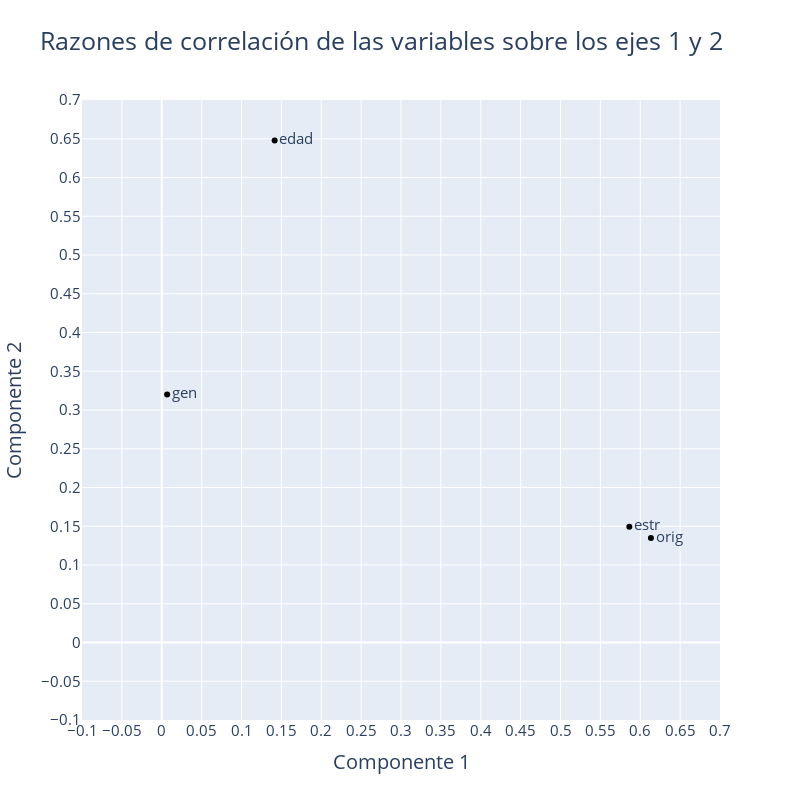

The notebook cell this image was saved under:
### Markdown cell above
### Razones de correlación sobre el plano factorial 1-2

### Code cell
# Crear la figura
fig = go.Figure()

# Agregar la gráfica de dispersión del DataFrame corr_rat para usando los ejes Componente 1 y Componente 2
fig.add_trace(go.Scatter(x=corr_rat['Componente 1'], y=corr_rat['Componente 2'],
                         mode='markers+text', text=corr_rat.index,
                         marker=dict(size=6, color='black'),
                         textposition='middle right',
                         name='Razones de correlación de las variables sobre los ejes 1 y 2',
                         textfont=dict(size=15)))

# Actualizar el diseño de la figura
fig.update_layout(width=800, height=800,
                  title='Razones de correlación de las variables sobre los ejes 1 y 2',
                  xaxis=dict(dtick=0.05, range=[-0.1,0.7], title='Componente 1',
                             title_font=dict(size=20), tickfont=dict(size=15)),
                  yaxis=dict(dtick=0.05, range=[-0.1,0.7], title='Componente 2',
                             title_font=dict(size=20), tickfont=dict(size=15)),
                  title_font=dict(size=25),
                  showlegend=False)

# Mostrar la figura
fig.show()

### Figure 1 — Plotly figure (JSON) as saved in the notebook; plotly's stock layout.template omitted (floating-point values rounded to 4 significant figures)
{"data": [{"marker": {"color": "black", "size": 6}, "mode": "markers+text", "name": "Razones de correlación de las variables sobre los ejes 1 y 2", "text": ["gen", "edad", "estr", "orig"], "textfont": {"size": 15}, "textposition": "middle right", "type": "scatter", "x": [0.00675, 0.1416, 0.5863, 0.6134], "y": [0.32, 0.6478, 0.1495, 0.1347]}], "layout": {"height": 800, "showlegend": false, "title": {"font": {"size": 25}, "text": "Razones de correlación de las variables sobre los ejes 1 y 2"}, "width": 800, "xaxis": {"dtick": 0.05, "range": [-0.1, 0.7], "tickfont": {"size": 15}, "title": {"font": {"size": 20}, "text": "Componente 1"}}, "yaxis": {"dtick": 0.05, "range": [-0.1, 0.7], "tickfont": {"size": 15}, "title": {"font": {"size": 20}, "text": "Componente 2"}}}}
